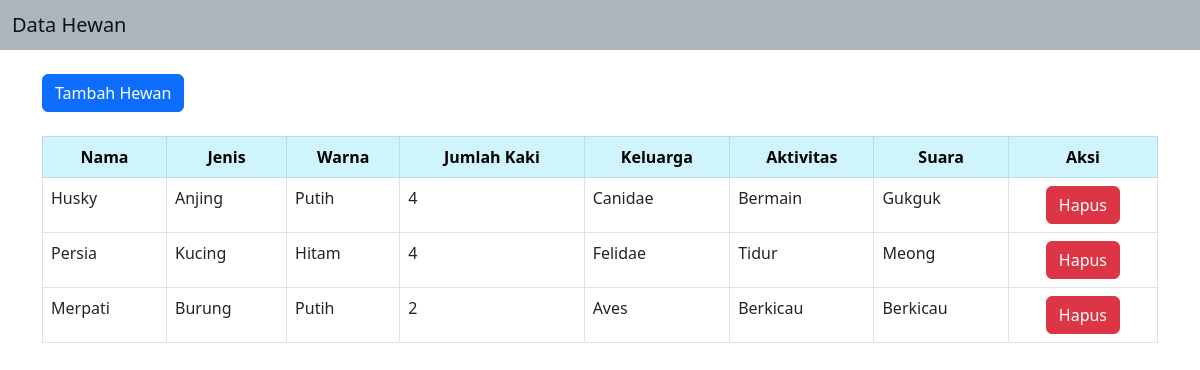
The page / on the database its author committed.
### tables this page shows
CREATE TABLE `hewan` (
  `id` int(11) NOT NULL,
  `nama` varchar(50) NOT NULL,
  `jenis` varchar(50) NOT NULL,
  `warna` varchar(50) NOT NULL,
  `kaki` varchar(255) NOT NULL
);

### anjing.php (called while the page is built, shortened)
<?php
class Anjing extends Hewan implements Jenis {
    private $kaki;
    public function __construct($nama, $jenis, $warna, $kaki)
    {
        $this->kaki = $kaki;
    }
    public function bersuara()
    {
        return "Gukguk";
    }
    public function jenis_keluarga()
    {
        return "Canidae";
    }
    public function jenis_aktivitas()
    {
        return "Bermain";
    }
    public function jumlah_kaki(){
        return $this->kaki;
    }
}
?>

### kucing.php (called while the page is built, shortened)
<?php
class Kucing extends Hewan implements Jenis {
    private $kaki;
    public function __construct($nama, $jenis, $warna, $kaki)
    {
        $this->kaki = $kaki;
    }
    public function bersuara()
    {
        return "Meong";
    }
    public function jenis_keluarga()
    {
        return "Felidae";
    }
    public function jenis_aktivitas()
    {
        return "Tidur";
    }
    public function jumlah_kaki(){
        return $this->kaki;
    }
}
?>

### burung.php (called while the page is built, shortened)
<?php
class Burung extends Hewan implements Jenis {
    private $kaki;
    public function __construct($nama, $jenis, $warna, $kaki)
    {
        $this->kaki = $kaki;
    }
    public function bersuara()
    {
        return "Berkicau";
    }
    public function jenis_keluarga()
    {
        return "Aves";
    }
    public function jenis_aktivitas()
    {
        return "Berkicau";
    }
    public function jumlah_kaki(){
        return $this->kaki;
    }
}
?>

### index.php (the view, shortened to what this page needs)
<?php
include "kucing.php";
include "anjing.php";
include "burung.php";
include "koneksi.php";
?>
<!DOCTYPE html>
<html>
<head>
    <link rel="stylesheet" href="css/bootstrap.css">
	<link rel="stylesheet" href="css/bootstrap.min.css">
    <link rel="stylesheet" href="css/bootstrap-grid.css">
    <link rel="stylesheet" href="css/bootstrap-utilities.css">
	<nav class="navbar navbar-expand" style="background-color: #adb5bd;">
        <div class="container-fluid">
			<span class="navbar-brand mb-0 h1">Data Hewan</span>
		</div>
	</nav>
</head>
<br>
<div class="container">
	<div class="row">
		<div class="col-md-10">
			<button onclick="location.href='tambahhewan.php'" class="btn btn-primary">Tambah Hewan</button>
		</div>
	</div>
	<br>
	<table table class="table table-bordered table-hover" width="50%">
		<thead>
			<tr class="table-info" style="text-align:center">
                <th>Nama</th>
                <th>Jenis</th>
                <th>Warna</th>
				<th>Jumlah Kaki</th>
                <th>Keluarga</th>
				<th>Aktivitas</th>
                <th>Suara</th>
                <th>Aksi</th>
			</tr>
		</thead>
<tbody>
<?php
$query = "SELECT * FROM hewan";
$result = mysqli_query($conn, $query);
while ($row = mysqli_fetch_assoc($result)) {
    if ($row['jenis'] == "Kucing") {
        $hewan = new Kucing($row['nama'], $row['jenis'], $row['warna'], $row['kaki']);
    } elseif ($row['jenis'] == "Anjing") {
        $hewan = new Anjing($row['nama'], $row['jenis'], $row['warna'], $row['kaki']);
    } elseif ($row['jenis'] == "Burung") {
        $hewan = new Burung($row['nama'], $row['jenis'], $row['warna'], $row['kaki']);
    }
?>
            <tr>
                <td><?php echo $row['nama'] ?></td>
                <td><?php echo $row['jenis'] ?></td>
                <td><?php echo $row['warna'] ?></td>
				<td><?php echo $hewan->jumlah_kaki() ?></td>
				<td><?php echo $hewan->jenis_keluarga() ?></td>
                <td><?php echo $hewan->jenis_aktivitas() ?></td>
                <td><?php echo $hewan->bersuara() ?></td>
                <td class="text-center">
					<a href="hapushewan.php?id=<?php echo $row['id'] ?>" onclick="return confirm('Hapus Data?')" class="btn btn-danger">Hapus</a>
			    </td>
            </tr>
<?php
}
?>

### rows shown on the page
hewan: nama "Husky", jenis "Anjing", warna "Putih", kaki "4", jenis_keluarga "Canidae", jenis_aktivitas "Bermain", bersuara "Gukguk"
hewan: nama "Persia", jenis "Kucing", warna "Hitam", kaki "4", jenis_keluarga "Felidae", jenis_aktivitas "Tidur", bersuara "Meong"
hewan: nama "Merpati", jenis "Burung", warna "Putih", kaki "2", jenis_keluarga "Aves", jenis_aktivitas "Berkicau", bersuara "Berkicau"
